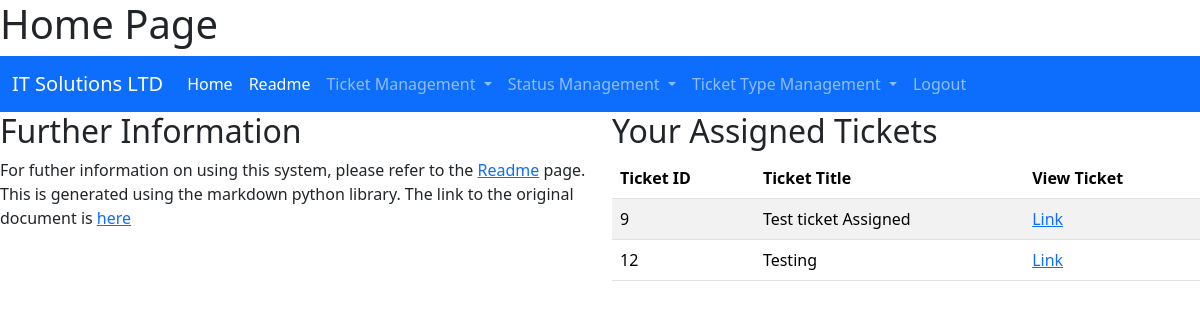
Page / (signed in) on the earlier database version.
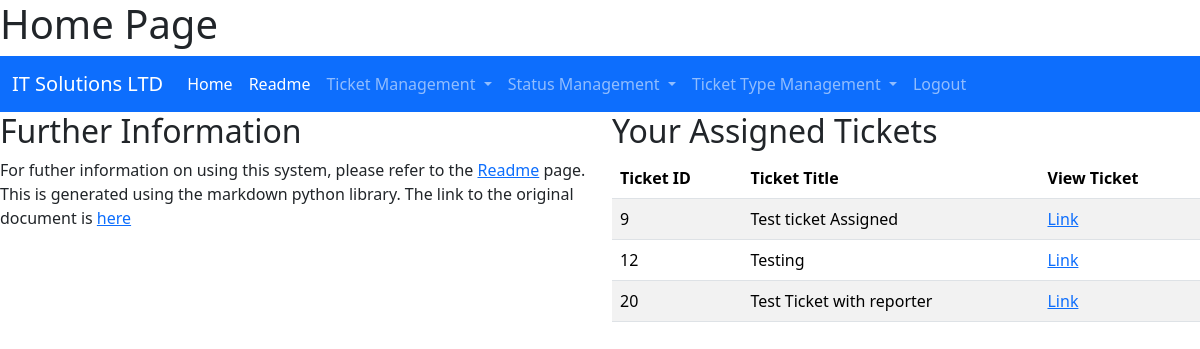
Same page on the later database version.
### myapp/models.py (models this page shows)
class Ticket(models.Model):
    ticket_id = models.AutoField(primary_key=True, null=False)
    ticket_title = models.CharField(max_length=100, null=False)
    ticket_info = models.CharField(max_length=2000, blank=True, null=True)
    assignee = models.ForeignKey(User, blank=True, on_delete=models.CASCADE, null=True)
    status = models.ForeignKey(Status, on_delete=models.CASCADE, null=True)
    type = models.ForeignKey(TicketType, on_delete=models.CASCADE, null=True)
    date_reported = models.DateField(null=False)
    date_due = models.DateField(blank=True, null=True)
    reporter_id = models.PositiveIntegerField(null=False, default=0)

### myapp/views.py (the view)
# urls.py: path("", views.HomePage, name="Home"),
def HomePage(request):
    if request.user.is_authenticated:
        tickets = Ticket.objects.filter(assignee=request.user.id)
        return render(
            request,
            "myapp/home.html",
            context={"tickets": tickets if tickets else None},
        )
    return render(request, "myapp/home.html")

### myapp/templates/myapp/home.html (shortened to what this page needs)
{% extends "myapp/base.html" %}
{% block title %}
    <h1 class="primary">Home Page</h1>
{% endblock %}
{% block content %}
    <div class="containter-fluid">
        <div class="row">
            <div class="col-lg-6">
                <h2>Further Information</h2>
                <p>For futher information on using this system, please refer to the <a href="/readme">Readme</a> page. This is generated using the markdown python library. The link to the original document is <a href="https://github.com/Stylie777/SoftwareEngineeringL5/blob/main/assignment/assignment/README.md">here</a><p/>
            </div>
            <div class="col-lg-6">
                <h2>Your Assigned Tickets</h2>
                {% if user.is_authenticated%}
                    <table class="table table-striped">
                        <thead>
                            <tr>
                                <th>Ticket ID</th>
                                <th>Ticket Title</th>
                                <th>View Ticket</th>
                            </tr>
                        </thead>
                        <tbody>
                            {% for ticket in tickets %}
                                <tr scope="row">
                                    <td> {{ticket.ticket_id}} </td>
                                    <td> {{ticket.ticket_title}} </td>
                                    <td> <a href="/view_ticket/{{ticket.ticket_id}}"> Link </a> </td>
                                </tr>
                            {% endfor %}
                        </tbody>
                    </table>
                    {% else %}
                    <p>Please Login to view currently assigned tickets</p>
                {% endif %}
            </div>
        </div>
    </div>
{% endblock %}

Differences in the rows shown:
added Ticket: ticket_id "20", ticket_title "Test Ticket with reporter"
